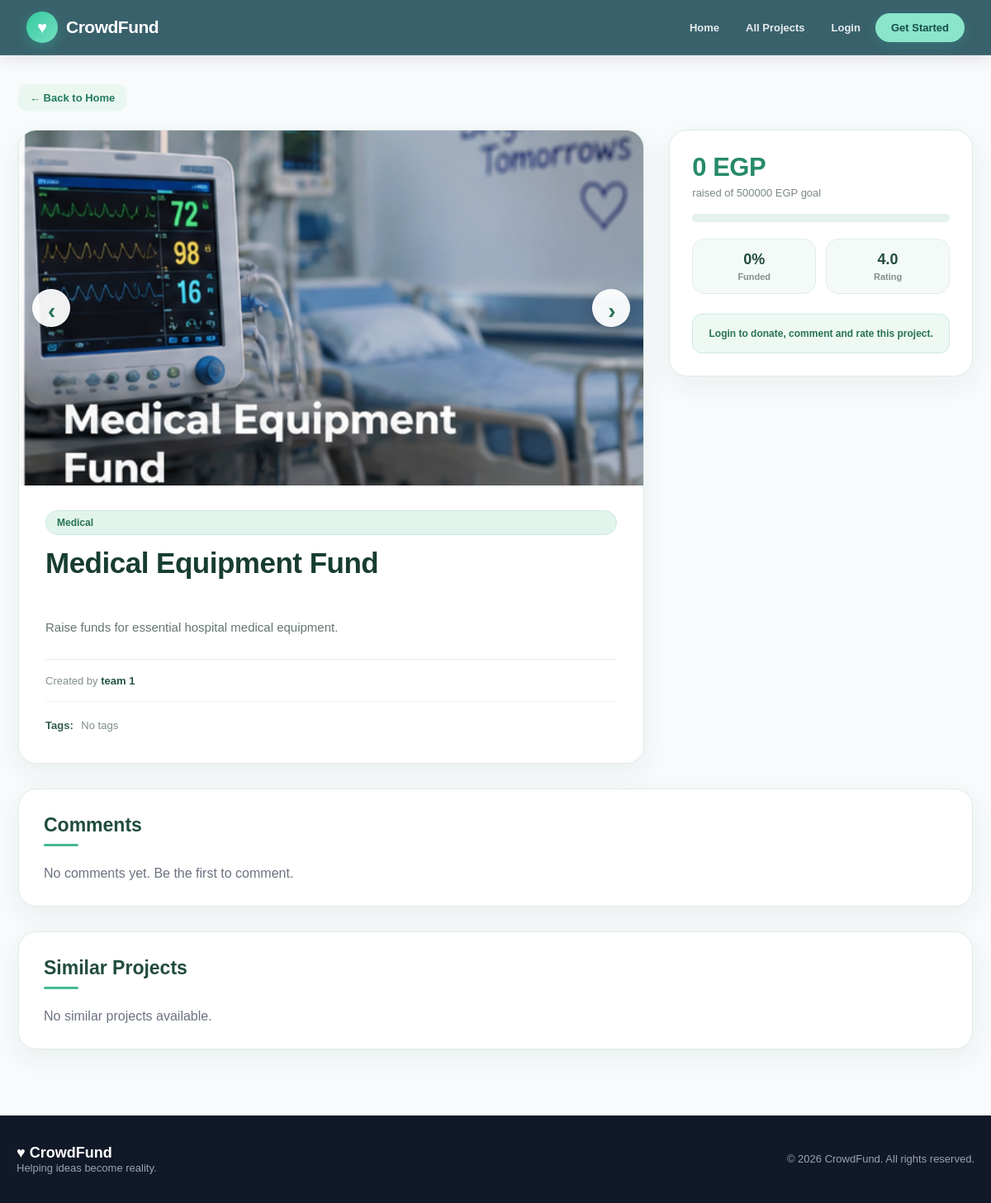
The page /projects/8/ on the database as committed earlier.
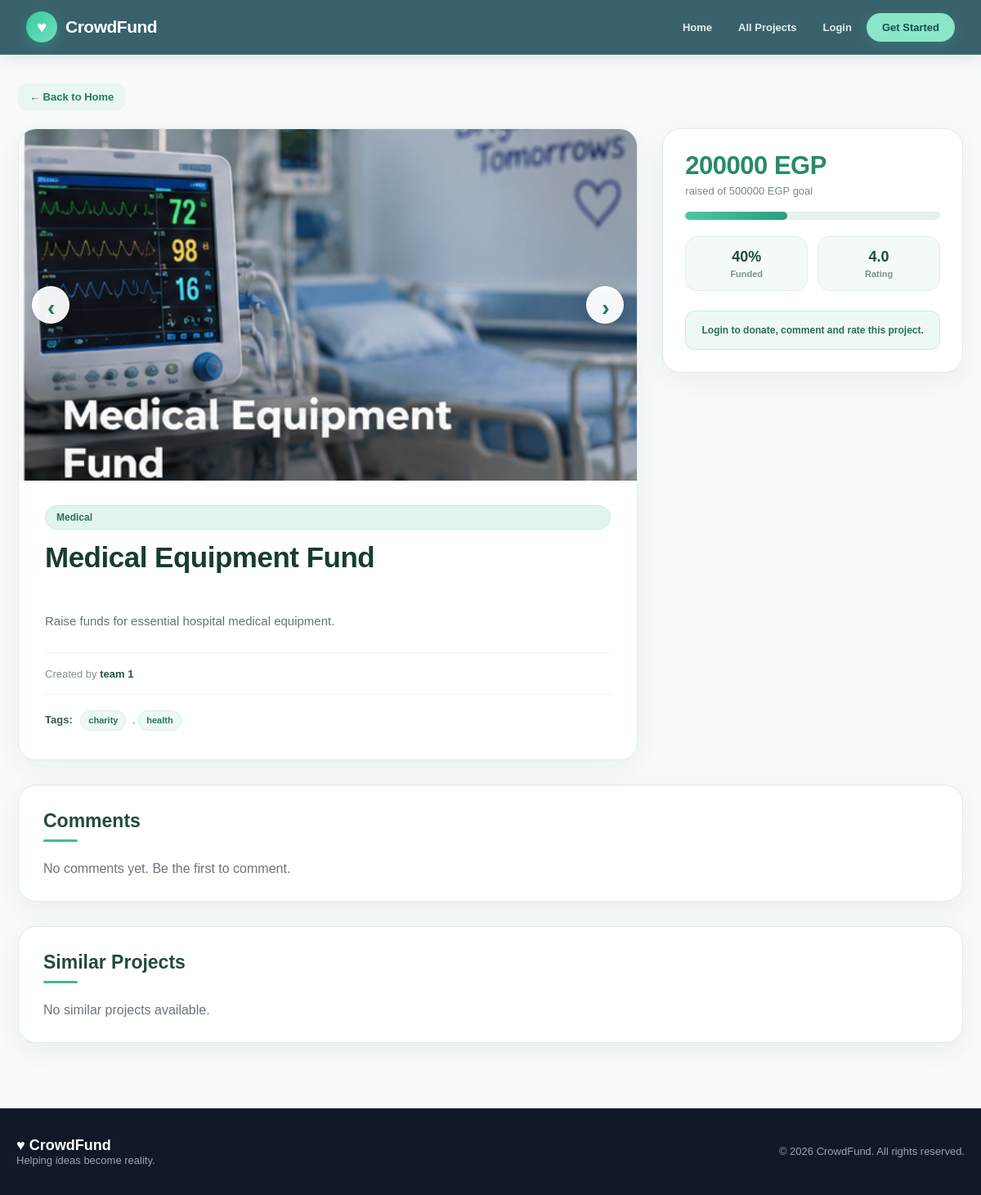
The same page on the database as committed later.
### projects/models.py (models this page shows, shortened)
class ProjectImage(models.Model):
    project = models.ForeignKey(
        Project,
        on_delete=models.CASCADE,
        related_name="images"
    )
    image = models.ImageField(
        upload_to="projects/"
    )

class Tag(models.Model):
    name = models.CharField(max_length=50)

### projects/views.py (the view, shortened to what this page needs)
# urls.py: path("<int:pk>/", views.project_detail, name="project_detail"),
def project_detail(request, pk):
    project = get_object_or_404(Project, pk=pk)
    total_donations = sum(
        donation.amount for donation in project.donations.all()
    )
    if project.target > 0:
        progress = (total_donations / project.target) * 100
    else:
        progress = 0
    comments = project.comments.filter(parent__isnull=True).order_by("-created_at")
    average_rating = project.ratings.aggregate(
         avg=Avg("value")
        )["avg"] or 0
    similar_projects = (
     Project.objects
    .filter(
        category=project.category,
        tags__in=project.tags.all(),
        is_cancelled=False
    )
    .annotate(avg_rating=Avg("ratings__value"))
    .exclude(pk=project.pk)
    .distinct()[:4]
    )
    return render(
        request,
        "projects/project_detail.html",
        {
            "project": project,
            "total_donations": total_donations,
            "progress": progress,
            "comments": comments,
            "comment_form": CommentForm(),
            "average_rating": average_rating,
            "rating_form": RatingForm(),
            "report_form": ReportForm(),
            "similar_projects": similar_projects,
        }
    )

### projects/models.py (called while the page is built)
    def __str__(self):
        return self.name

### projects/templates/projects/project_detail.html (shortened to what the changed rows need)
{% extends 'base.html' %}
{% load static %}
{% block extra_css %}
<link rel="stylesheet" href="{% static 'css/cards.css' %}">
{% endblock %}{% block content %}
<div class="project-page"><a href="/" class="back-link">← Back to Home</a>
    <div class="project-layout">
        <div class="main-card">
            <div class="image-area">
                {% if project.images.all %}
                <div class="image-slider" id="projectSlider">
                    {% for image in project.images.all %}
                    <img class="project-image" src="{{ image.image.url }}" alt="{{ project.title }}">
                    {% endfor %}
                </div>
                {% else %}
                <div class="no-image">
                    No project images available
                </div>
                {% endif %}
            </div>
            <div class="project-content">
                <span class="category-badge">
                    {{ project.category }}
                </span>
                <h1 class="project-title">
                    {{ project.title }}
                </h1>
                <div class="project-description">
                    {{ project.details }}
                </div>
                <div class="creator-line">
                    Created by
                    <strong>
                    </strong>
                </div>
                <div class="tags-line">
                    <strong>Tags:</strong>
                    {% for tag in project.tags.all %}
                    <span>{{ tag.name }}</span>
                    {% if not forloop.last %}, {% endif %}
                    {% empty %}
                    No tags
                    {% endfor %}
                </div>
            </div>
        </div>
        <aside class="side-card">
            <div class="money-raised">
                {{ total_donations|floatformat:0 }} EGP
            </div>
            <div class="target-text">
                raised of {{ project.target|floatformat:0 }} EGP goal
            </div>
            <div class="progress-bg">
                <div class="progress-fill" style="width: {{ progress }}%;"></div>
            </div>
            <div class="stats-row">
                <div class="stat">
                    <strong>
                        {{ progress|floatformat:0 }}%
                    </strong>
                    <span>Funded</span>
                </div>
                <div class="stat">
                </div>
            </div>
            {% if user.is_authenticated and not project.is_cancelled %}
            <a href="{% url 'donate' project.pk %}" class="action-btn green-btn">
                Donate Now
            </a>
            {% elif project.is_cancelled %}
            <div class="login-message">
                This project has been cancelled.
            </div>
            {% else %}
            <div class="login-message">
                Login to donate, comment and rate this project.
            </div>
            {% endif %}
        </aside>
    </div>
    <div class="section-card">
        <h2 class="section-title">
            Comments
        </h2>
    </div>
    <div class="section-card">
        <h2 class="section-title">
            Similar Projects
        </h2>
    </div>
</div>{% endblock %}

Rows that differ between the two databases and show on the page:
now on this page (row unchanged): Tag: name "charity"
added Tag: name "health"
Other text that changed with them:
{{ total_donations|floatformat:0 }}: "0" → "200000"
{{ progress|floatformat:0 }}: "0" → "40"
text no longer shown: "No tags"
